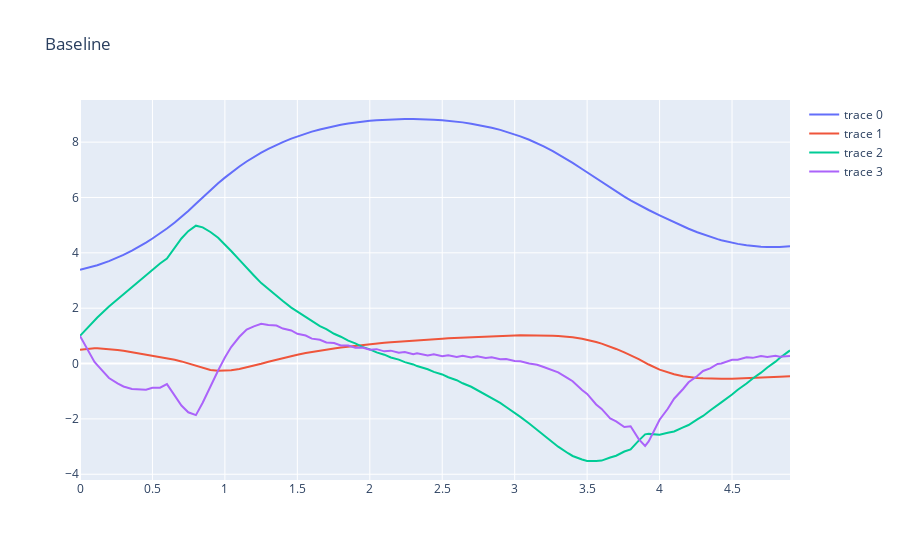

Here is the notebook cell this chart was saved with:
### Code cell
ctrl_baseline = controllers.get_limited_lookahead_controller(opt['sys_utils'].get_value_function(opt['online_horizon'],
                                                                                        opt['offline_dt'],
                                                                                        dtype=opt['dtype'])[0],
                                                                                        vf_approx,
                                                                                        opt['sim_dt']*opt['sim_horizon'])
x_traj_sim, t_traj_sim = controllers.sim_ctrl(opt['sim_x0'], vf.u_dim[0], sys.dx,
                                              ctrl_baseline, opt['sim_dt'], opt['sim_horizon'],
                                              integration_mode=opt['control_interp'])
controllers.plot_sim(t_traj_sim, x_traj_sim, "Baseline").show()
